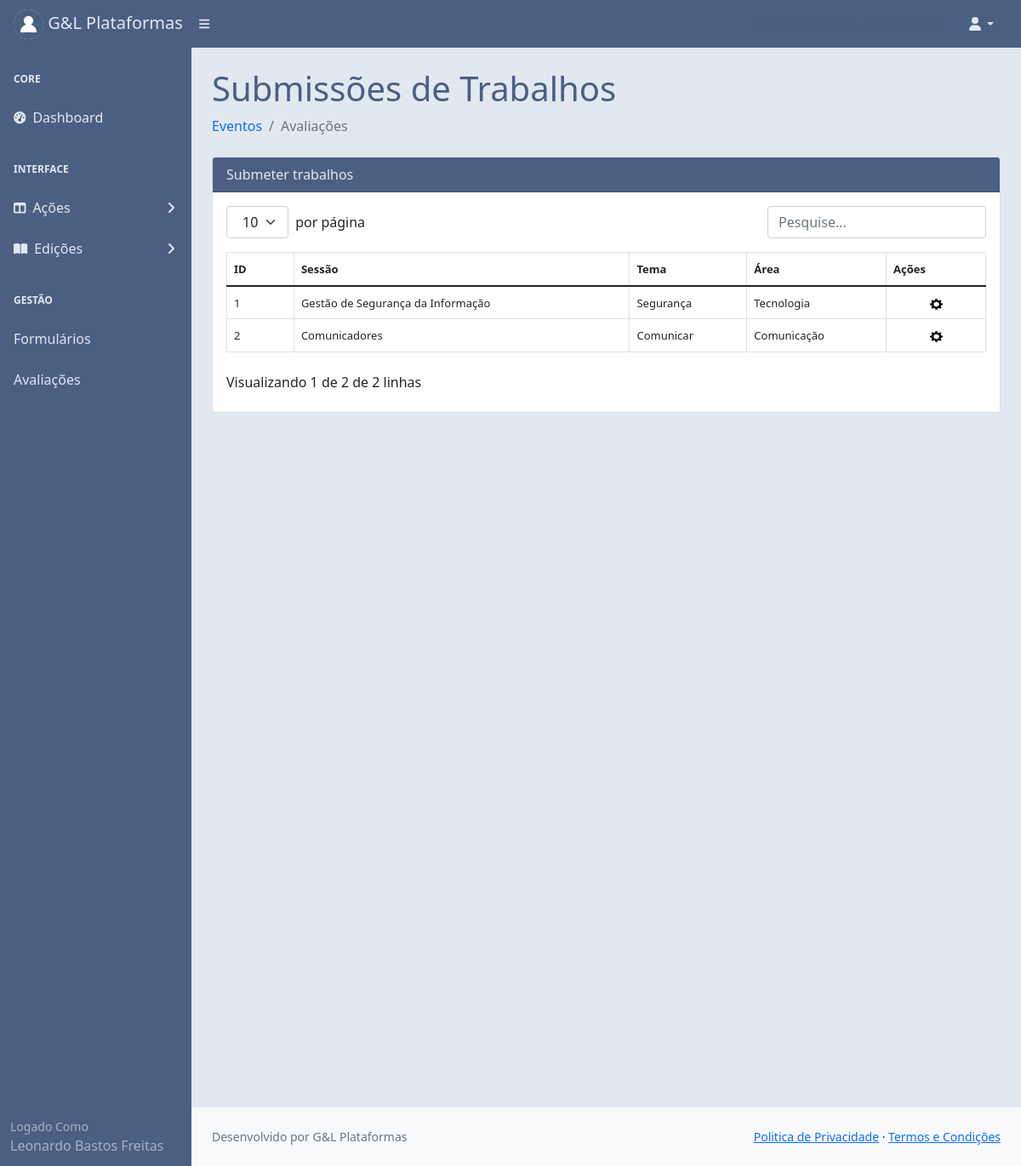
The app's page /submissoes/ (signed in), older data.
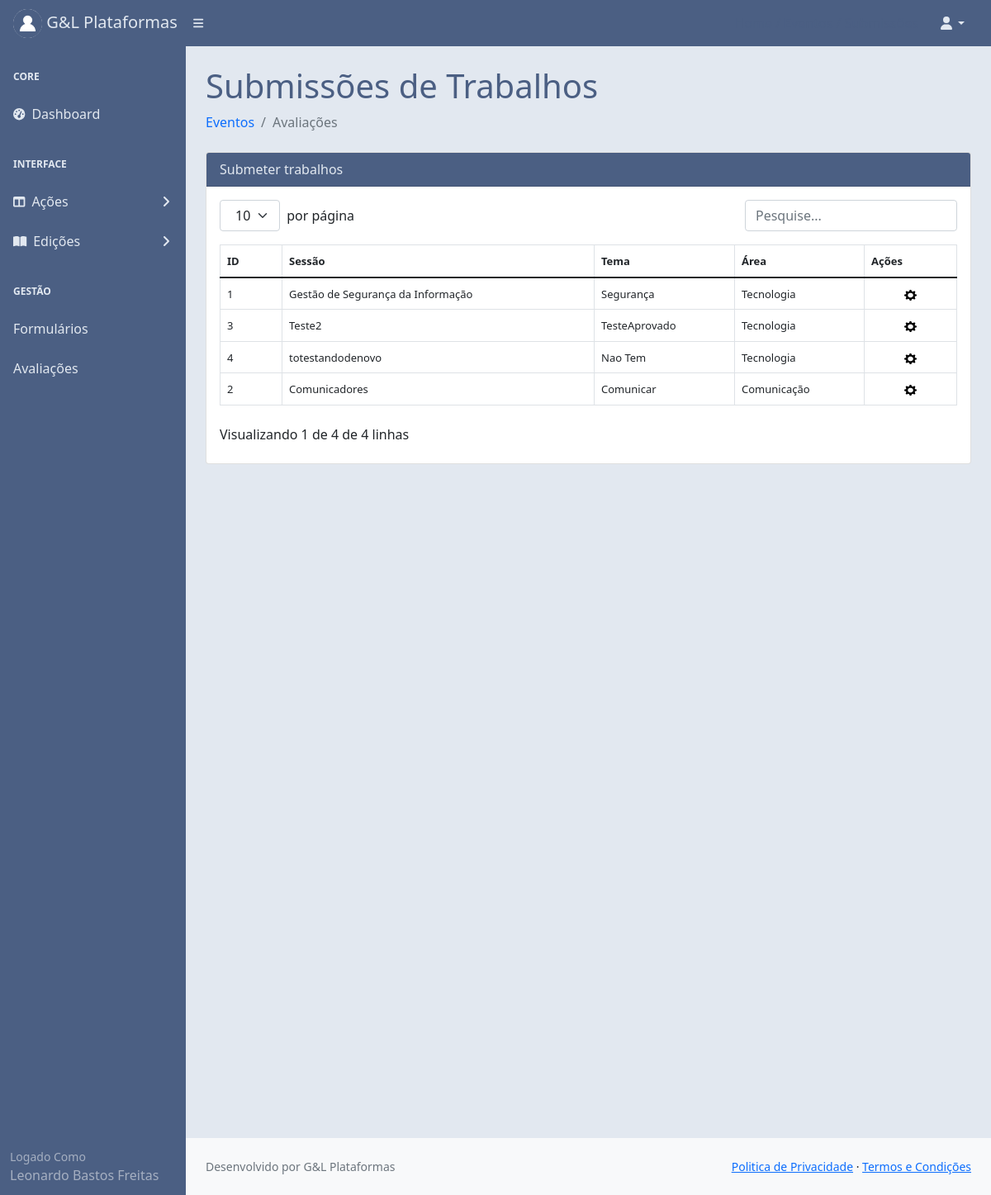
The same page, newer data.
### core/models.py (models this page shows)
class Usuariocd(models.Model):
    cpf = models.CharField(max_length=11)
    nome = models.CharField(max_length=300)
    cep = models.CharField(max_length=8)
    nascimento = models.DateField()
    email = models.EmailField()
    endereco = models.CharField(max_length=500)
    cidade = models.CharField(max_length=150)
    bairro = models.CharField(max_length=150)
    pais = models.CharField(max_length=150)
    instituicao = models.CharField(max_length=150)
    cmp = models.CharField(max_length=3)
    categ = models.CharField(max_length=150)
    cinfo = models.CharField(max_length=3)
    gestor_plataforma = models.CharField(max_length=3)
    autor = models.CharField(max_length=3)
    avaliador = models.CharField(max_length=3)
    lider = models.CharField(max_length=3)
    id_usuario = models.BigIntegerField()
    contato = models.BigIntegerField(null=True)
    perfil = models.FileField(upload_to='')

class Sessoes(models.Model):
    data_criacao = models.DateTimeField(auto_now=True)
    nome = models.CharField(max_length=150)
    descricao = models.CharField(max_length=150)
    lider = models.CharField(max_length=150)
    tema = models.CharField(max_length=150)
    formulario = models.BigIntegerField()
    id_evento= models.BigIntegerField()

class Evento(models.Model):
    nome = models.CharField(max_length=150)
    cidade = models.CharField(max_length=150)
    estado = models.CharField(max_length=5)
    data_evento = models.DateTimeField()
    modalidade = models.CharField(max_length=150)
    status = models.CharField(max_length=30)
    data_criacao = models.DateTimeField(auto_now=True)
    logo = models.FileField(upload_to='')
    def get_data_evento(self):
        return self.data_evento.strftime('%d/%m/%Y às %H:%M')

### core/views.py (the view)
# urls.py: path('submissoes/', views.submissoes),
@login_required(login_url='/login/')
def submissoes(request):
    meuid = User.objects.filter(username=request.user)
    for m in meuid:
        mid = m.id
    usuarios = Usuariocd.objects.filter(id_usuario=mid)
    eventos = Evento.objects.filter(status='andamento')
    sessao = Sessoes.objects.all()
    dados = {'eventos': eventos,
             'usuarios': usuarios,
             'sessao':sessao}
    return render(request, 'submissoes.html', dados)

### templates/submissoes.html (shortened to what the changed rows need)
{% extends 'base.html' %}
{% load static %}
{% block content %}
<div id="layoutSidenav_content" style="background:#e2e8f0;">
                <main>
                    <div class="container-fluid px-4">
                        <h1 class="mt-4" style="color:#4B5F83;">Submissões de Trabalhos</h1>
                                <p class="mb-0">
                                  <div class="card">
                                 <div class="card-header" style="background:#4B5F83;color:#e2e8f0;">
                                     Submeter trabalhos
                                 </div>
                                <div class="card-body">
                                  <table class="table " id="datatablesSimple">
                                    <thead>
                                        <tr>
                                             <th><font size="2px">ID</font></th>
                                            <th><font size="2px">Sessão</font></th>
                                            <th><font size="2px">Tema</font></th>
                                            <th><font size="2px">Área</font></th>
                                            <th><font size="2px">Ações</font></th>
                                        </tr>
                                    </thead>
                                    <tbody>
                                            {% for eventos in eventos %}
                                            {% for sessao in sessao %}
                                            {% if sessao.id_evento == eventos.id %}
                                                                                 <tr>
                                             <td><font size="2px">{{sessao.id}}</font></td>
                                            <td><font size="2px">{{ sessao.nome }}  </font></td>
                                            <td><font size="2px">{{sessao.tema}}</font></td>
                                            <td><font size="2px">{{eventos.modalidade}}  </font></td>
                                            <td align="center"><font size="2px">
                                                <a type="button"
                                                  data-toggle="modal"
                                                  data-target="#modalacao{{sessao.id}}"
                                                  >
                                              <img width="15" height="15"
                                                    src={% static "assets/img/engrenagem.png" %} />
                                                </a>
                                            </font></td>
                                        </tr>
                                                 {% endif %}
                                            {% endfor %}
                                                {% endfor %}
                                    </tbody>
                                </table>
                                    </div>
                        </div>
                                </p>
                    </div>
                </main>
            </div>
        </div>
{% endblock %}

### templates/base.html (shortened to what the changed rows need)
{% load static %}
<!DOCTYPE html>
<html lang="pt-br">
    <head>
        <link href={% static "css/styles.css" %} rel="stylesheet" />
    </head>
    <body>
        <nav class="sb-topnav navbar navbar-expand navbar-dark" style="background:#4B5F83;">
            <a class="navbar-brand ps-3" href="#" style="color:#e2e8f0;">
                {% for usuarios in usuarios %}
                <img src="/media/{{usuarios.perfil}}"
                     alt="Admin"
                     class="rounded-circle"
                     width="35" height="35"> G&L Plataformas
                {% endfor %}
            </a>
            <button class="btn btn-link btn-sm order-1 order-lg-0 me-4 me-lg-0" id="sidebarToggle" href="#!"><i class="fas fa-bars" style="color:#e2e8f0;"></i></button>
            <form class="d-none d-md-inline-block form-inline ms-auto me-0 me-md-3 my-2 my-md-0">
                <a href="#" style="text-decoration:none; color:#4B5F83;">
                </a>
                <a href="#" style="text-decoration:none; color:#4B5F83;">
                </a>
                <a href="/submissoes/" style="text-decoration:none; color:#4B5F83;">
                </a>
            </form>
            <ul class="navbar-nav ms-auto ms-md-0 me-3 me-lg-4">
                <li class="nav-item dropdown">
                </li>
            </ul>
        </nav>
        <div id="layoutSidenav">
            <div id="layoutSidenav_nav" >
                <nav class="sb-sidenav accordion sb-sidenav-dark" id="sidenavAccordion" >
                    <div class="sb-sidenav-menu" style="background:#4B5F83;">
                        <div class="nav">
                        </div>
                    </div>
                    <div class="sb-sidenav-footer" style="background:#4B5F83;">
                        <div class="small" >Logado Como</div>
                        {% for usuarios in usuarios %}
                        {{usuarios.nome}}
                        {% endfor %}
                    </div>
                </nav>
            </div>
{% block content %}{% endblock %}
    </body>
</html>

Row changes from the older to the newer data that the page shows:
added Sessoes: id "3", nome "Teste2", tema "TesteAprovado", {{ eventos.modalidade }} "Tecnologia", id_evento 4 (drawn), shown under Evento "Tecnologia"
added Sessoes: id "4", nome "totestandodenovo", tema "Nao Tem", {{ eventos.modalidade }} "Tecnologia", id_evento 4 (drawn), shown under Evento "Tecnologia"
Text that changed along with them:
text written by a page script: "por página Visualizando 1 de 2 de 2 linhas" → "por página Visualizando 1 de 4 de 4 linhas"
